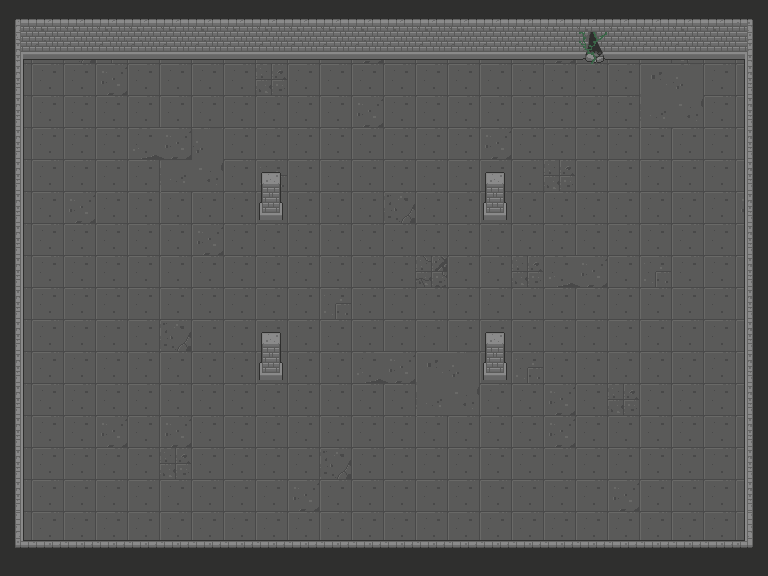

Tiled map render using the project's own tile images. Description and the map definition, with tile-layer contents summarised, below:
An orthogonal 24x18 tile map with 32x32 px tiles, 3 tile layers (Floor, Walls, Upper) and 14 objects.

<map version="1.4" tiledversion="1.4.3" orientation="orthogonal" renderorder="right-down" width="24" height="18" tilewidth="32" tileheight="32" infinite="0" nextlayerid="5" nextobjectid="15">
 <tileset firstgid="1" name="Dungeon_Tileset" tilewidth="32" tileheight="32" tilecount="320" columns="16">
  <image source="../tileset/Dungeon_Tileset.png" width="512" height="640" />
  <tile id="224">
   <objectgroup draworder="index">
    <object id="1" x="3.021" y="0.046968" width="23.9342" height="27.9206" />
   </objectgroup>
  </tile>
 </tileset>
 <layer id="1" name="Floor" width="24" height="18">
  <data>[432 cells, 432 non-empty, 12 distinct tile ids]</data>
 </layer>
 <layer id="2" name="Walls" width="24" height="18">
  <properties>
   <property name="collides" type="bool" value="true" />
  </properties>
  <data>[432 cells, 82 non-empty, 10 distinct tile ids]</data>
 </layer>
 <layer id="3" name="Upper" width="24" height="18">
  <data>[432 cells, 77 non-empty, 11 distinct tile ids]</data>
 </layer>
 <objectgroup id="4" name="Barrels">
  <object id="2" x="166.336" y="166.206" width="19" height="21" />
  <object id="3" x="261.79" y="262.11" width="19" height="21" />
  <object id="4" x="421.516" y="133.173" width="19" height="21" />
  <object id="5" x="646.204" y="167.408" width="19" height="21" />
  <object id="6" x="487.778" y="292.748" width="19" height="21" />
  <object id="7" x="453.016" y="454.804" width="19" height="21" />
  <object id="8" x="102.646" y="421.84" width="19" height="21" />
  <object id="9" x="452.717" y="357.642" width="19" height="21" />
  <object id="10" x="487.076" y="389.546" width="19" height="21" />
  <object id="11" x="678.752" y="167.175" width="19" height="21" />
  <object id="12" x="710.013" y="167.408" width="19" height="21" />
  <object id="13" x="582.025" y="167.408" width="19" height="21" />
  <object id="14" x="646.204" y="135.382" width="19" height="21" />
 </objectgroup>
</map>
